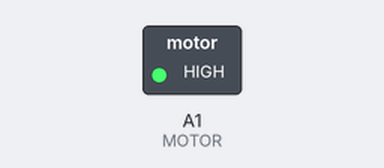
The sketch below on a simulated Arduino Uno, built with avr-gcc and run on an emulated ATmega328P. On the bench: switched loads named in the sketch (green lamp = pin HIGH). Dashed ring = blinking.

Above: at 0.5 s.
Timing chart, 0 to 4.6 s (numbered marks = the images above):
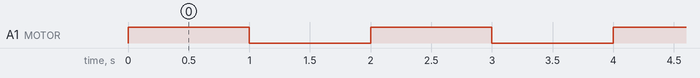

Measured:
- by itself, A1 (MOTOR): alternates HIGH for 1.0 s and LOW for 1.0 s

The sketch:

vibration_motor_test.ino
```cpp
/*
 * Connections: Arduino 3.3V -> Motor 3.3V
 *              Arduino GND -> BJT Emitter
 *              Arduino Pin 8 -> BJT Base
 *              BJT Collector -> Motor GND
*/

#define MOTOR A1

void setup() {
  pinMode(MOTOR, OUTPUT);
}

void loop() {
  // Turn motor on and off continuously
  digitalWrite(MOTOR, HIGH);
  delay(1000);
  digitalWrite(MOTOR, LOW);
  delay(1000);
}
```
